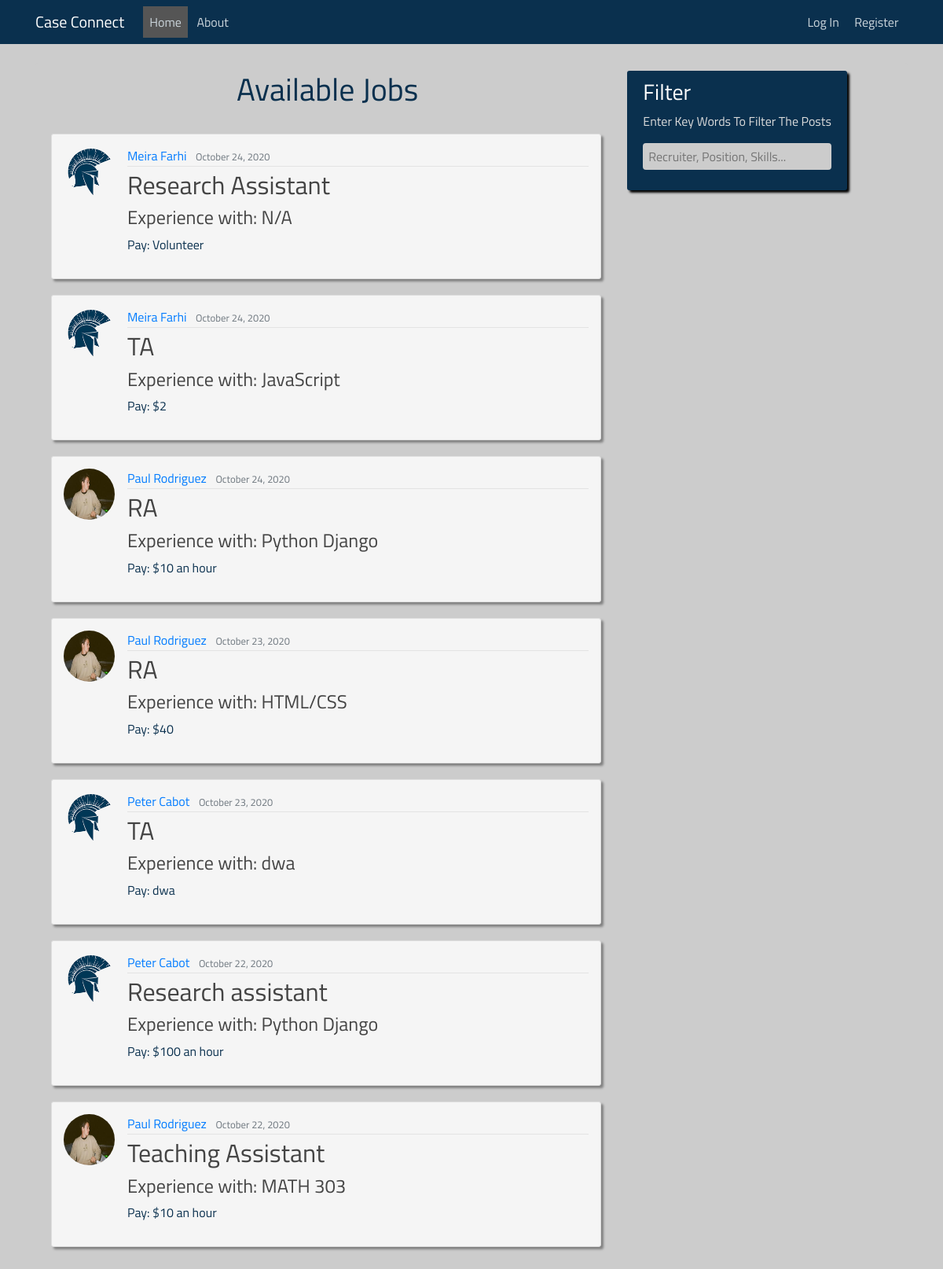
The page / on the database its author committed.
### case_connecting/models.py (models this page shows, shortened)
class Post(models.Model):
    recruiter = models.ForeignKey(User, on_delete=models.CASCADE)
    position = models.CharField(max_length=200)
    knowledge = models.CharField(max_length=200)
    content = models.TextField()
    pay = models.CharField(max_length=200)
    date_posted = models.DateTimeField(default=timezone.now)

### users/models.py (models this page shows, shortened)
class Profile(models.Model):
    user = models.OneToOneField(User, on_delete=models.CASCADE)
    image = models.ImageField(default='default.jpg', upload_to='profile_pics')
    resume = models.FileField(default=None, upload_to='resumes')

### case_connecting/views.py (the view)
# urls.py: path('', PostListView.as_view(), name="case_connecting-home"),
class PostListView(ListView):
    model = Post
    template_name = 'case_connecting/home.html'
    context_object_name = 'posts'
    ordering = ['-date_posted']  # the most recent available jobs will be moved to the top
    paginate_by = 8  # the number of posts per page

### templates/case_connecting/home.html (shortened to what this page needs)
{% extends "case_connecting/base.html" %}
{% block content %}
<head>
</head>
<div class="content-section" id="posting-list">
    <div class="row">
        <div class="col-md-8">
            <div style="text-align: center;">
                <h1 style="color: #0a304e;">Available Jobs</h1>
                <br>
            </div>
            {% for post in posts %}
            <article id="post" class="media content-section">
                <img class="rounded-circle article-img" src="{{ post.recruiter.profile.image.url }}">
                <div class="media-body">
                    <div class="article-metadata">
                        <a class="mr-2" href="{% url 'user-posts' post.recruiter.username %}">{{ post.recruiter.get_full_name }}</a>
                        <small class="text-muted">{{ post.date_posted|date:"F d, Y" }}</small>
                    </div>
                    <h2><a class="article-title" href="{% url 'post-detail' post.id %}">{{ post.position }}</a></h2>
                    <h4>Experience with: {{ post.knowledge }}</h4>
                    <p class="article-content">Pay: {{ post.pay }}</p>
                </div>
            </article>
            {% endfor %}
        </div>
        <div class="col-md-4">
            <div class="content-section" id="filter" style="background-color: #0a304e; border: none; box-shadow: 3px 3px 3px black;">
                <h3 style="color: white;">Filter</h3>
                <p style="color: #DCDCDC;"> Enter Key Words To Filter The Posts
                <ul class="list-group">
                    <form method="get" action="{% url 'case_connecting-search' %}">
                        <input name="q" id="id_q" value="{{ request.GET.q }}" placeholder="Recruiter, Position, Skills...">
                    </form>
                </ul>
                </p>
            </div>
        </div>
    </div>
</div>
{% endblock %}

### case_connecting/static/case_connecting/main.css (style rules this page uses)
body { background: #ccc; color: #333333; margin-top: 5rem; }
* { font-size: 100%; font-family: "Titillium Web",Helvetica,Arial,sans-serif; color: #0a304e; }
h1, h2, h3, h4, h5, h6 { color: #444444; }
ul { margin: 0; }
form { width: 100%; }
.content-section { background: #ffffff; padding: 10px 20px; border: 1px solid #dddddd; border-radius: 3px; margin-bottom: 20px; }
.article-title { color: #444444; }
.article-content { white-space: pre-line; }
.article-img { height: 65px; width: 65px; margin-right: 16px; }
.article-metadata { padding-bottom: 1px; margin-bottom: 4px; border-bottom: 1px solid #e3e3e3 }
article[id="post"] { padding: 15px; box-shadow: 3px 3px 3px grey; background-color: #f5f5f5; width: 700px; }
div[id="posting-list"] { background-color: #ccc; border: none; }
div[id="filter"] { position: fixed; }

### templates/case_connecting/home.html (style rules this page uses)
input[id="id_q"] { width: 100%; height: 10px; box-sizing: border-box; border: 2px solid #ccc; border-radius: 4px; background-color: #ccc; padding: 15px 5px 15px 5px; vertical-align: middle; }

### rows shown on the page
Post: recruiter.profile.image (placeholder picture), recruiter.get_full_name "Meira Farhi", date_posted "October 24, 2020", position "Research Assistant", knowledge "N/A", pay "Volunteer"
Post: recruiter.profile.image (placeholder picture), recruiter.get_full_name "Meira Farhi", date_posted "October 24, 2020", position "TA", knowledge "JavaScript", pay "$2"
Post: recruiter.profile.image (picture), recruiter.get_full_name "Paul Rodriguez", date_posted "October 24, 2020", position "RA", knowledge "Python Django", pay "$10 an hour"
Post: recruiter.profile.image (picture), recruiter.get_full_name "Paul Rodriguez", date_posted "October 23, 2020", position "RA", knowledge "HTML/CSS", pay "$40"
Post: recruiter.profile.image (placeholder picture), recruiter.get_full_name "Peter Cabot", date_posted "October 23, 2020", position "TA", knowledge "dwa", pay "dwa"
Post: recruiter.profile.image (placeholder picture), recruiter.get_full_name "Peter Cabot", date_posted "October 22, 2020", position "Research assistant", knowledge "Python Django", pay "$100 an hour"
Post: recruiter.profile.image (picture), recruiter.get_full_name "Paul Rodriguez", date_posted "October 22, 2020", position "Teaching Assistant", knowledge "MATH 303", pay "$10 an hour"
